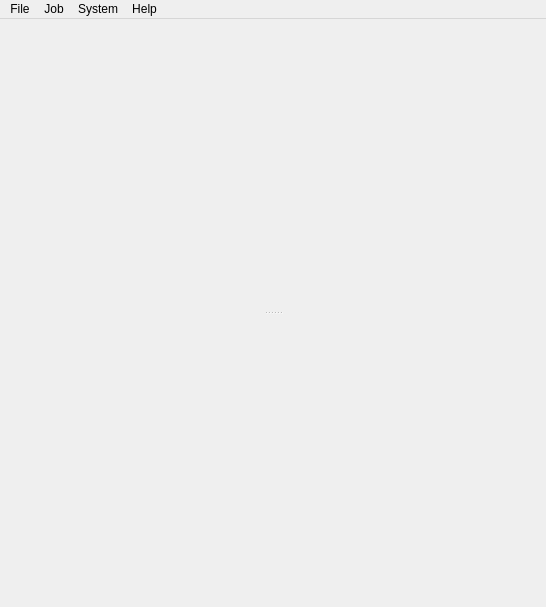
<?xml version="1.0" encoding="UTF-8"?>
<ui version="4.0">
 <class>MainWindow</class>
 <widget class="QMainWindow" name="MainWindow">
  <property name="geometry">
   <rect>
    <x>0</x>
    <y>0</y>
    <width>546</width>
    <height>607</height>
   </rect>
  </property>
  <property name="minimumSize">
   <size>
    <width>300</width>
    <height>500</height>
   </size>
  </property>
  <property name="windowTitle">
   <string>Speedwagon</string>
  </property>
  <widget class="QWidget" name="centralwidget">
   <layout class="QVBoxLayout" name="main_layout">
    <item>
     <widget class="QSplitter" name="main_splitter">
      <property name="orientation">
       <enum>Qt::Vertical</enum>
      </property>
      <property name="childrenCollapsible">
       <bool>false</bool>
      </property>
      <widget class="ItemTabsWidget" name="tab_widget">
      </widget>
      <widget class="ToolConsole" name="console">
      </widget>
     </widget>
    </item>
   </layout>
  </widget>
  <widget class="QMenuBar" name="menu_bar">
   <property name="geometry">
    <rect>
     <x>0</x>
     <y>0</y>
     <width>546</width>
     <height>24</height>
    </rect>
   </property>
   <widget class="QMenu" name="menuFile">
    <property name="title">
     <string>File</string>
    </property>
    <addaction name="action_export_logs"/>
    <addaction name="separator"/>
    <addaction name="action_exit"/>
   </widget>
   <widget class="QMenu" name="menuJob">
    <property name="title">
     <string>Job</string>
    </property>
    <addaction name="action_export_job"/>
    <addaction name="action_import_job"/>
   </widget>
   <widget class="QMenu" name="menuSystem">
    <property name="title">
     <string>System</string>
    </property>
    <addaction name="action_system_info_requested"/>
    <addaction name="action_open_application_preferences"/>
   </widget>
   <widget class="QMenu" name="menuHelp">
    <property name="title">
     <string>Help</string>
    </property>
    <addaction name="action_help_requested"/>
    <addaction name="action_about"/>
   </widget>
   <addaction name="menuFile"/>
   <addaction name="menuJob"/>
   <addaction name="menuSystem"/>
   <addaction name="menuHelp"/>
  </widget>
  <action name="action_export_logs">
   <property name="icon">
    <iconset>
     <normaloff>.</normaloff>.</iconset>
   </property>
   <property name="text">
    <string> &amp;Export Log</string>
   </property>
  </action>
  <action name="action_exit">
   <property name="text">
    <string> &amp;Exit</string>
   </property>
  </action>
  <action name="action_export_job">
   <property name="text">
    <string>Export</string>
   </property>
  </action>
  <action name="action_import_job">
   <property name="text">
    <string>Import</string>
   </property>
  </action>
  <action name="action_system_info_requested">
   <property name="text">
    <string>System Info</string>
   </property>
  </action>
  <action name="action_help_requested">
   <property name="text">
    <string> &amp;Help</string>
   </property>
  </action>
  <action name="action_about">
   <property name="text">
    <string> &amp;About</string>
   </property>
  </action>
  <action name="action_open_application_preferences">
   <property name="text">
    <string>Settings</string>
   </property>
  </action>
 </widget>
 <customwidgets>
  <customwidget>
   <class>ToolConsole</class>
   <extends>QWidget</extends>
   <header>speedwagon.frontend.qtwidgets.gui</header>
  </customwidget>
  <customwidget>
   <class>ItemTabsWidget</class>
   <extends>QWidget</extends>
   <header>speedwagon.frontend.qtwidgets.gui</header>
  </customwidget>
 </customwidgets>
 <resources/>
 <connections>
  <connection>
   <sender>action_exit</sender>
   <signal>triggered()</signal>
   <receiver>MainWindow</receiver>
   <slot>close()</slot>
   <hints>
    <hint type="sourcelabel">
     <x>-1</x>
     <y>-1</y>
    </hint>
    <hint type="destinationlabel">
     <x>272</x>
     <y>303</y>
    </hint>
   </hints>
  </connection>
 </connections>
</ui>
